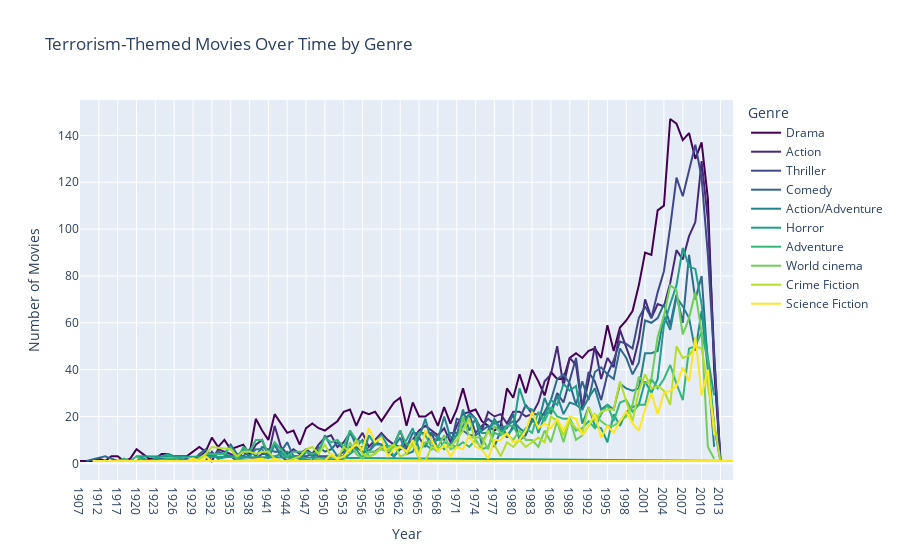

Write notebook code for a chart like this one.
### Code cell
# Create an empty figure
fig = go.Figure()

# Viridis color palette we use all along this project
viridis = px.colors.sequential.Viridis

# Plot each genre's time series on the same figure
for i, g in enumerate(top_10_terrorism_genres):
    temp = exploded[exploded['Genres'] == g]
    time_series = temp.groupby('Release date').size()
    
    # Add the time series to the figure
    fig.add_trace(go.Scatter(
        x=time_series.index, 
        y=time_series, 
        mode='lines',
        name=g,
        line=dict(color=viridis[i % len(viridis)])  # Use color from Viridis palette
    ))

# Set the title and axis labels
fig.update_layout(
    title='Terrorism-Themed Movies Over Time by Genre',
    xaxis_title='Year',
    yaxis_title='Number of Movies',
    legend_title='Genre'
)

# Display the plot
fig.show()

### Figure 1 — Plotly figure (JSON) as saved in the notebook; plotly's stock layout.template omitted (floating-point values rounded to 4 significant figures)
{"data": [{"line": {"color": "#440154"}, "mode": "lines", "name": "Drama", "type": "scatter", "x": ["1907", "1910", "1911", "1912", "1914", "1915", "1917", "1918", "1919", "1920", "1921", "1922", "1923", "1924", "1925", "1926", "1927", "1928", "1929", "1930", "1931", "1932", "1933", "1934", "1935", "1936", "1937", "1938", "1939", "1940", "1941", "1942", "1943", "1944", "1945", "1946", "1947", "1948", "1949", "1950", "1951", "1952", "1953", "1954", "1955", "1956", "1957", "1958", "1959", "1960", "1961", "1962", "1963", "1964", "1965", "1966", "1967", "1968", "1969", "1970", "1971", "1972", "1973", "1974", "1975", "1976", "1977", "1978", "1979", "1980", "1981", "1982", "1983", "1984", "1985", "1986", "1987", "1988", "1989", "1990", "1991", "1992", "1993", "1994", "1995", "1996", "1997", "1998", "1999", "2000", "2001", "2002", "2003", "2004", "2005", "2006", "2007", "2008", "2009", "2010", "2011", "2012", "2013"], "y": [1, 1, 1, 2, 1, 3, 3, 1, 2, 6, 4, 2, 2, 4, 4, 3, 3, 3, 5, 7, 5, 11, 7, 10, 6, 7, 8, 4, 19, 14, 10, 21, 17, 13, 14, 8, 15, 17, 15, 14, 16, 18, 22, 23, 16, 22, 21, 22, 18, 22, 26, 28, 16, 26, 20, 20, 22, 16, 24, 17, 23, 32, 22, 23, 18, 16, 14, 16, 32, 28, 38, 30, 40, 35, 29, 39, 36, 36, 45, 47, 45, 48, 49, 45, 59, 48, 58, 61, 65, 76, 90, 89, 108, 110, 147, 145, 138, 141, 130, 137, 113, 40, 1]}, {"line": {"color": "#482878"}, "mode": "lines", "name": "Action", "type": "scatter", "x": ["1918", "1920", "1926", "1927", "1928", "1929", "1930", "1931", "1932", "1933", "1934", "1935", "1936", "1937", "1938", "1939", "1940", "1941", "1942", "1943", "1944", "1945", "1946", "1947", "1948", "1949", "1950", "1951", "1952", "1953", "1954", "1955", "1956", "1957", "1958", "1959", "1960", "1961", "1962", "1963", "1964", "1965", "1966", "1967", "1968", "1969", "1970", "1971", "1972", "1973", "1974", "1975", "1976", "1977", "1978", "1979", "1980", "1981", "1982", "1983", "1984", "1985", "1986", "1987", "1988", "1989", "1990", "1991", "1992", "1993", "1994", "1995", "1996", "1997", "1998", "1999", "2000", "2001", "2002", "2003", "2004", "2005", "2006", "2007", "2008", "2009", "2010", "2011", "2012", "2013"], "y": [1, 1, 2, 1, 1, 1, 3, 5, 1, 6, 5, 4, 2, 5, 3, 8, 10, 3, 16, 7, 4, 6, 4, 6, 4, 8, 11, 12, 7, 9, 13, 9, 13, 7, 10, 13, 10, 8, 14, 6, 10, 14, 16, 14, 12, 15, 9, 16, 21, 22, 19, 14, 22, 20, 21, 17, 22, 22, 20, 21, 26, 35, 38, 50, 33, 45, 42, 23, 35, 50, 36, 45, 41, 57, 49, 42, 53, 70, 62, 68, 67, 77, 91, 87, 97, 103, 129, 104, 47, 2]}, {"line": {"color": "#3e4989"}, "mode": "lines", "name": "Thriller", "type": "scatter", "x": ["1912", "1915", "1922", "1925", "1927", "1930", "1931", "1932", "1933", "1934", "1935", "1936", "1937", "1939", "1940", "1941", "1942", "1943", "1944", "1945", "1946", "1947", "1948", "1949", "1950", "1951", "1952", "1953", "1954", "1955", "1956", "1957", "1958", "1959", "1960", "1961", "1962", "1963", "1964", "1965", "1966", "1967", "1968", "1969", "1970", "1971", "1972", "1973", "1974", "1975", "1976", "1977", "1978", "1979", "1980", "1981", "1982", "1983", "1984", "1985", "1986", "1987", "1988", "1989", "1990", "1991", "1992", "1993", "1994", "1995", "1996", "1997", "1998", "1999", "2000", "2001", "2002", "2003", "2004", "2005", "2006", "2007", "2008", "2009", "2010", "2011", "2012", "2013"], "y": [1, 1, 1, 1, 1, 1, 1, 5, 2, 3, 3, 1, 3, 2, 4, 4, 8, 3, 1, 3, 3, 3, 4, 3, 3, 3, 3, 5, 5, 7, 5, 5, 5, 7, 5, 3, 6, 7, 10, 11, 7, 13, 6, 7, 7, 19, 18, 21, 13, 16, 19, 17, 18, 11, 16, 19, 25, 21, 21, 21, 22, 30, 26, 36, 45, 24, 39, 35, 27, 38, 44, 52, 51, 49, 62, 67, 62, 73, 82, 101, 122, 114, 125, 136, 122, 89, 45, 1]}, {"line": {"color": "#31688e"}, "mode": "lines", "name": "Comedy", "type": "scatter", "x": ["1910", "1914", "1915", "1917", "1920", "1921", "1922", "1924", "1925", "1926", "1928", "1929", "1930", "1931", "1932", "1933", "1934", "1935", "1936", "1937", "1938", "1939", "1940", "1941", "1942", "1943", "1944", "1945", "1946", "1948", "1949", "1950", "1951", "1952", "1953", "1954", "1955", "1956", "1957", "1958", "1959", "1960", "1961", "1962", "1963", "1964", "1965", "1966", "1967", "1968", "1969", "1970", "1971", "1972", "1973", "1974", "1975", "1976", "1977", "1978", "1979", "1980", "1981", "1982", "1983", "1984", "1985", "1986", "1987", "1988", "1989", "1990", "1991", "1992", "1993", "1994", "1995", "1996", "1997", "1998", "1999", "2000", "2001", "2002", "2003", "2004", "2005", "2006", "2007", "2008", "2009", "2010", "2011", "2012", "2013"], "y": [1, 3, 2, 1, 1, 2, 1, 2, 2, 1, 2, 1, 4, 6, 3, 5, 4, 8, 4, 3, 6, 3, 7, 6, 5, 5, 9, 3, 2, 1, 7, 5, 6, 9, 6, 7, 6, 7, 5, 9, 8, 5, 8, 7, 7, 13, 13, 13, 13, 11, 10, 13, 13, 14, 12, 12, 14, 16, 7, 14, 15, 21, 10, 12, 19, 17, 22, 27, 36, 38, 34, 25, 35, 27, 39, 41, 38, 36, 49, 45, 38, 43, 61, 60, 62, 68, 59, 72, 60, 89, 70, 80, 42, 16, 1]}, {"line": {"color": "#26828e"}, "mode": "lines", "name": "Action/Adventure", "type": "scatter", "x": ["1920", "1926", "1929", "1931", "1933", "1934", "1935", "1936", "1937", "1938", "1939", "1940", "1941", "1942", "1943", "1944", "1945", "1946", "1947", "1948", "1949", "1950", "1951", "1952", "1953", "1954", "1955", "1956", "1957", "1958", "1959", "1960", "1961", "1962", "1963", "1964", "1965", "1966", "1967", "1968", "1969", "1970", "1971", "1972", "1973", "1974", "1975", "1976", "1977", "1978", "1979", "1980", "1981", "1982", "1983", "1984", "1985", "1986", "1987", "1988", "1989", "1990", "1991", "1992", "1993", "1994", "1995", "1996", "1997", "1998", "1999", "2000", "2001", "2002", "2003", "2004", "2005", "2006", "2007", "2008", "2009", "2010", "2011", "2012"], "y": [1, 1, 1, 3, 4, 4, 3, 3, 6, 3, 6, 6, 2, 8, 4, 5, 1, 1, 5, 3, 4, 12, 7, 3, 3, 14, 7, 10, 5, 8, 8, 7, 7, 11, 4, 5, 11, 19, 9, 10, 20, 11, 12, 23, 14, 19, 8, 14, 19, 15, 16, 18, 15, 13, 18, 17, 28, 21, 29, 21, 26, 25, 23, 28, 32, 23, 25, 23, 34, 32, 31, 32, 47, 47, 48, 63, 57, 71, 67, 62, 48, 65, 40, 7]}, {"line": {"color": "#1f9e89"}, "mode": "lines", "name": "Horror", "type": "scatter", "x": ["1908", "1913", "1920", "1922", "1925", "1928", "1930", "1931", "1932", "1933", "1935", "1936", "1940", "1941", "1942", "1943", "1944", "1945", "1946", "1948", "1949", "1951", "1952", "1953", "1954", "1955", "1956", "1957", "1958", "1959", "1961", "1962", "1963", "1964", "1965", "1966", "1967", "1968", "1969", "1970", "1971", "1972", "1973", "1974", "1975", "1976", "1977", "1978", "1979", "1980", "1981", "1982", "1983", "1984", "1985", "1986", "1987", "1988", "1989", "1990", "1991", "1992", "1993", "1994", "1995", "1996", "1997", "1998", "1999", "2000", "2001", "2002", "2003", "2004", "2005", "2006", "2007", "2008", "2009", "2010", "2011", "2012"], "y": [1, 1, 3, 1, 4, 1, 1, 4, 4, 2, 3, 2, 1, 3, 3, 4, 3, 3, 2, 1, 1, 2, 1, 2, 4, 6, 2, 12, 8, 12, 3, 7, 10, 15, 6, 8, 6, 12, 6, 8, 12, 16, 21, 19, 13, 13, 18, 14, 12, 15, 32, 24, 23, 13, 20, 27, 25, 34, 31, 33, 17, 24, 16, 15, 9, 21, 16, 22, 24, 25, 35, 30, 36, 59, 68, 76, 92, 84, 83, 68, 45, 29]}, {"line": {"color": "#35b779"}, "mode": "lines", "name": "Adventure", "type": "scatter", "x": ["1917", "1918", "1919", "1920", "1921", "1922", "1923", "1925", "1926", "1927", "1930", "1931", "1932", "1933", "1934", "1935", "1936", "1937", "1938", "1939", "1940", "1941", "1942", "1943", "1944", "1945", "1946", "1947", "1948", "1949", "1950", "1951", "1952", "1953", "1954", "1955", "1956", "1957", "1958", "1959", "1960", "1961", "1962", "1963", "1964", "1965", "1966", "1967", "1968", "1969", "1970", "1971", "1972", "1973", "1974", "1975", "1976", "1977", "1978", "1979", "1980", "1981", "1982", "1983", "1984", "1985", "1986", "1987", "1988", "1989", "1990", "1991", "1992", "1993", "1994", "1995", "1996", "1997", "1998", "1999", "2000", "2001", "2002", "2003", "2004", "2005", "2006", "2007", "2008", "2009", "2010", "2011", "2012"], "y": [1, 2, 1, 3, 1, 1, 1, 2, 2, 1, 1, 4, 4, 4, 4, 7, 1, 7, 5, 10, 10, 4, 9, 6, 3, 5, 5, 5, 4, 5, 11, 9, 10, 7, 14, 10, 9, 3, 4, 7, 7, 8, 14, 8, 8, 13, 12, 7, 5, 9, 8, 7, 9, 7, 10, 6, 7, 13, 12, 16, 16, 11, 15, 13, 22, 18, 24, 20, 19, 19, 14, 15, 18, 15, 21, 25, 18, 26, 27, 22, 25, 25, 36, 32, 36, 42, 34, 27, 49, 50, 56, 44, 16]}, {"line": {"color": "#6ece58"}, "mode": "lines", "name": "World cinema", "type": "scatter", "x": ["1920", "1927", "1929", "1932", "1946", "1947", "1948", "1949", "1950", "1951", "1952", "1953", "1954", "1955", "1956", "1957", "1958", "1959", "1960", "1961", "1962", "1963", "1964", "1965", "1966", "1967", "1968", "1969", "1970", "1971", "1972", "1973", "1974", "1975", "1976", "1977", "1978", "1979", "1980", "1981", "1982", "1983", "1984", "1985", "1986", "1987", "1988", "1989", "1990", "1991", "1992", "1993", "1994", "1995", "1996", "1997", "1998", "1999", "2000", "2001", "2002", "2003", "2004", "2005", "2006", "2007", "2008", "2009", "2010", "2011", "2012"], "y": [1, 1, 1, 1, 1, 1, 1, 2, 1, 1, 1, 1, 9, 4, 2, 5, 5, 6, 5, 7, 7, 5, 8, 5, 9, 9, 7, 12, 6, 7, 20, 11, 11, 11, 6, 16, 13, 12, 10, 14, 10, 10, 7, 14, 9, 18, 9, 19, 10, 12, 16, 21, 18, 16, 16, 18, 20, 25, 37, 34, 36, 54, 63, 76, 74, 55, 62, 73, 56, 7, 2]}, {"line": {"color": "#b5de2b"}, "mode": "lines", "name": "Crime Fiction", "type": "scatter", "x": ["1922", "1923", "1929", "1930", "1931", "1932", "1935", "1936", "1937", "1938", "1939", "1940", "1941", "1942", "1943", "1944", "1945", "1946", "1947", "1948", "1949", "1950", "1951", "1952", "1953", "1954", "1955", "1956", "1957", "1958", "1959", "1960", "1961", "1962", "1963", "1964", "1965", "1966", "1967", "1968", "1969", "1970", "1971", "1972", "1973", "1974", "1975", "1976", "1977", "1978", "1979", "1980", "1981", "1982", "1983", "1984", "1985", "1986", "1987", "1988", "1989", "1990", "1991", "1992", "1993", "1994", "1995", "1996", "1997", "1998", "1999", "2000", "2001", "2002", "2003", "2004", "2005", "2006", "2007", "2008", "2009", "2010", "2011", "2012", "2013"], "y": [1, 1, 1, 2, 4, 7, 6, 3, 5, 5, 4, 5, 5, 2, 1, 1, 2, 3, 6, 7, 4, 8, 3, 2, 7, 5, 10, 4, 3, 4, 7, 6, 8, 3, 4, 8, 2, 1, 7, 6, 7, 7, 10, 14, 19, 9, 7, 14, 8, 3, 9, 7, 10, 7, 9, 11, 9, 20, 18, 12, 18, 15, 13, 24, 18, 22, 23, 23, 35, 26, 18, 31, 38, 32, 33, 31, 25, 50, 45, 46, 50, 49, 32, 17, 1]}, {"line": {"color": "#fde725"}, "mode": "lines", "name": "Science Fiction", "type": "scatter", "x": ["1911", "1913", "1921", "1925", "1927", "1928", "1929", "1930", "1931", "1932", "1933", "1935", "1936", "1940", "1941", "1942", "1943", "1944", "1945", "1950", "1951", "1952", "1953", "1954", "1955", "1956", "1957", "1958", "1959", "1960", "1961", "1962", "1963", "1964", "1965", "1966", "1967", "1968", "1969", "1970", "1971", "1972", "1973", "1974", "1975", "1976", "1977", "1978", "1979", "1980", "1981", "1982", "1983", "1984", "1985", "1986", "1987", "1988", "1989", "1990", "1991", "1992", "1993", "1994", "1995", "1996", "1997", "1998", "1999", "2000", "2001", "2002", "2003", "2004", "2005", "2006", "2007", "2008", "2009", "2010", "2011", "2012"], "y": [1, 1, 1, 1, 1, 1, 2, 1, 3, 1, 1, 1, 1, 2, 1, 2, 1, 1, 1, 1, 4, 2, 3, 6, 8, 6, 15, 9, 11, 3, 6, 7, 5, 10, 3, 14, 10, 5, 8, 3, 7, 6, 12, 7, 6, 2, 10, 10, 13, 9, 10, 14, 22, 15, 17, 15, 19, 14, 20, 19, 12, 16, 21, 11, 16, 13, 18, 22, 17, 14, 23, 30, 21, 30, 31, 33, 41, 35, 54, 29, 40, 12]}], "layout": {"legend": {"title": {"text": "Genre"}}, "title": {"text": "Terrorism-Themed Movies Over Time by Genre"}, "xaxis": {"title": {"text": "Year"}}, "yaxis": {"title": {"text": "Number of Movies"}}}}
